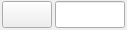
<?xml version="1.0" encoding="UTF-8"?>
<ui version="4.0">
 <class>Form</class>
 <widget class="QWidget" name="Form">
  <property name="geometry">
   <rect>
    <x>0</x>
    <y>0</y>
    <width>127</width>
    <height>30</height>
   </rect>
  </property>
  <property name="sizePolicy">
   <sizepolicy hsizetype="Expanding" vsizetype="Expanding">
    <horstretch>0</horstretch>
    <verstretch>0</verstretch>
   </sizepolicy>
  </property>
  <property name="windowTitle">
   <string>Form</string>
  </property>
  <property name="layoutDirection">
   <enum>Qt::LeftToRight</enum>
  </property>
  <widget class="QgsColorButton" name="mColorButton">
   <property name="geometry">
    <rect>
     <x>2</x>
     <y>1</y>
     <width>50</width>
     <height>27</height>
    </rect>
   </property>
   <property name="sizePolicy">
    <sizepolicy hsizetype="Minimum" vsizetype="Minimum">
     <horstretch>0</horstretch>
     <verstretch>0</verstretch>
    </sizepolicy>
   </property>
  </widget>
  <widget class="QLineEdit" name="lineEdit">
   <property name="geometry">
    <rect>
     <x>55</x>
     <y>1</y>
     <width>70</width>
     <height>27</height>
    </rect>
   </property>
   <property name="sizePolicy">
    <sizepolicy hsizetype="Minimum" vsizetype="Minimum">
     <horstretch>0</horstretch>
     <verstretch>0</verstretch>
    </sizepolicy>
   </property>
  </widget>
 </widget>
 <customwidgets>
  <customwidget>
   <class>QgsColorButton</class>
   <extends>QToolButton</extends>
   <header>qgscolorbutton.h</header>
  </customwidget>
 </customwidgets>
 <resources/>
 <connections/>
</ui>
